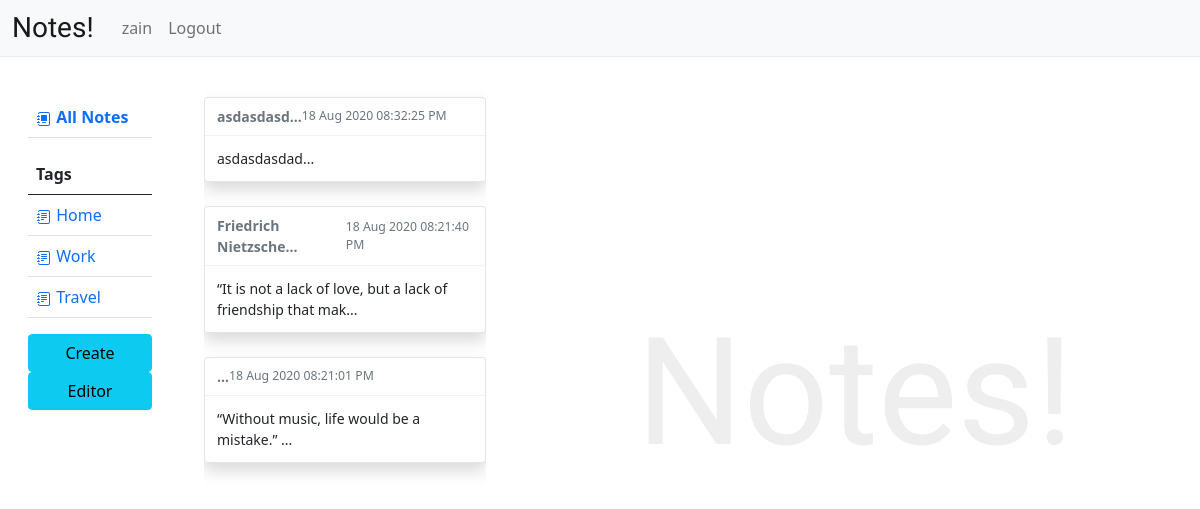
Page / (signed in) on the earlier database version.
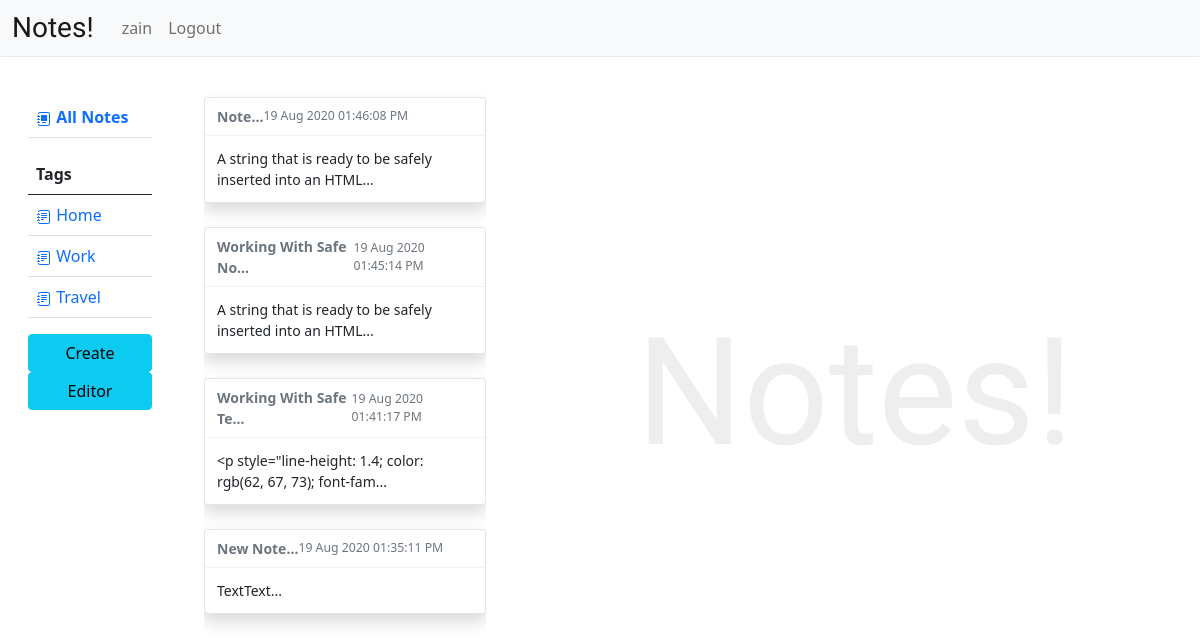
Same page on the later database version.
### models.py (models this page shows, shortened)
class Note(Base):
    __tablename__ = "notes"
    id = Column(Integer, primary_key=True)
    user_id = Column(Integer, ForeignKey("users.id"))
    title = Column(String(200))
    content = Column(String)
    tag = Column(String(40))
    timestamp = Column(TIMESTAMP)
    users = relationship("User", back_populates="notes")

### app.py (the view)
@app.route("/")
def index():
    if session.get("username"):
        notes = db.query(Note).filter_by(user_id=session["user_id"]).all()
        notes = reversed(list(notes))
        return render_template("dashboard.html", notes=notes, markup=Markup)
    return render_template("index.html")

### templates/dashboard.html (shortened to what this page needs)
{% extends 'layout.html' %}  {% block body %}
<main style="height: 100%;">
  <div class="dashboard">
    <div class="row">
      <div class="user-menu col-2">
        <table class="table table-hover">
          <thead>
            <tr>
              <th scope="col" class="active" id="allNotesBtn">
                <a href="">
                  All Notes</a>
              </th>
            </tr>
          </thead>
        </table>
        <table class="table table-hover">
          <thead>
            <tr>
              <th scope="col">Tags</th>
            </tr>
          </thead>
          <tbody>
            <tr>
              <td class="noteTags" id="tagHome">
                <a href="">
                  Home</a>
              </td>
            </tr>
            <tr>
              <td class="noteTags" id="tagWork">
                <a href="">
                  Work</a>
              </td>
            </tr>
            <tr>
              <td class="noteTags" id="tagTravel">
                <a href="">
                  Travel</a>
              </td>
            </tr>
          </tbody>
        </table>
        <div class="mt-auto">
          <div class="create-btn">
            <div class="btn btn-info" style="width: 100%;" id="createNote">
              Create
            </div>
          </div>
        </div>
        <div class="mt-auto">
          <div class="create-btn">
            <div class="btn btn-info" style="width: 100%;" id="createEditor">
              Editor
            </div>
          </div>
        </div>
      </div>
      <div class="user-notes col-3">
        <div id="notesList">
          {% for note in notes %}
          <div class="toast show mb-4" role="alert" aria-live="assertive" aria-atomic="true" data-autohide="false">
            <div class="toast-header">
              <strong class="mr-auto">{{note.title[:20] + "..." | safe}}</strong>
              <small class="text-muted">{{note.timestamp.strftime("%d %b %Y %I:%M:%S %p")}}</small>
            </div>
            <div class="toast-body">
              <div>
                {{markup(note.content[:60]).striptags() + "..."}}
              </div>
            </div>
          </div>
          {% endfor %}
        </div>
      </div>
      <div class="note col-7">
        <div class="m-5" id="noteDisplay">
          <div class="logo">
            <h1>Notes!</h1>
          </div>
        </div>
      </div>
    </div>
  </div>
</main>
{% endblock %}

### templates/layout.html (shortened to what this page needs)
<!DOCTYPE html>
<html lang="en">
  <head>
    <link
      rel="stylesheet"
      href="https://stackpath.bootstrapcdn.com/bootstrap/5.0.0-alpha1/css/bootstrap.min.css"
    />
    <link
      rel="stylesheet"
      href="{{ url_for('static', filename='css/style.css') }}"
    />
  </head>
  <body>
    <nav class="navbar navbar-expand-lg navbar-light bg-light">
      <div class="container-fluid">
        <a class="navbar-brand brand-name" href="/">
          Notes!
        </a>
        <div class="collapse navbar-collapse" id="navbarNav">
          <ul class="navbar-nav">
            {% if not session['username'] %}
            <li class="nav-item">
              <a class="nav-link active" aria-current="page" href="/">Home</a>
            </li>
            <li class="nav-item">
              <a class="nav-link" href="javascript:showForm('signInForm')"
                >Signin</a
              >
            </li>
            <li class="nav-item">
              <a class="nav-link" href="javascript:showForm('signUpForm')"
                >Signup</a
              >
            </li>
            {% else %}
            <li class="nav-item">
              <a class="nav-link">{{session['username']}}</a>
            </li>
            <li class="nav-item">
              <a class="nav-link" href="/logout">Logout</a>
            </li>
            {% endif %}
          </ul>
        </div>
      </div>
    </nav>
    <div class="progress" style="height: 1px;">
    </div>
    {% block body %}{% endblock %}
  </body>
</html>

### static/css/style.css (style rules this page uses)
.brand-name { font-family:"Satisfy",cursive }
nav .container-fluid .brand-name { line-height:1;margin:0 20px 0 0;padding:5 0 0 0;font-size:28px }
nav .container-fluid #navbarNav { width:auto }
.dashboard { height:calc(100vh - 56px);overflow:hidden }
.dashboard .row { height:100% }
.dashboard .row .user-menu { height:100%;padding:40px }
.dashboard .row .user-menu table a { text-decoration:none }
.dashboard .row .user-notes { height:100% }
.dashboard .row .user-notes #notesList { height:100%;padding:40px 0;overflow-y:scroll }
.dashboard .row .note #noteDisplay { height:100% }
.dashboard .row .note #noteDisplay .logo { height:100%;display:-webkit-box;display:-ms-flexbox;display:flex;-webkit-box-pack:center;-ms-flex-pack:center;justify-content:center;-webkit-box-align:center;-ms-flex-align:center;align-items:center;margin-top:-80px }
.dashboard .row .note #noteDisplay .logo h1 { font-family:"Satisfy",cursive;font-size:150px;color:#eee }

Differences in the rows shown:
removed Note: title "asdasdasd...", timestamp "18 Aug 2020 08:32:25 PM", content "asdasdasdad..."
removed Note: title "Friedrich Nietzsche...", timestamp "18 Aug 2020 08:21:40 PM", content "“It is not a lack of love, but a lack of friendship that mak..."
added Note: title "Note...", timestamp "19 Aug 2020 01:46:08 PM", content "A string that is ready to be safely inserted into an HTML..."
added Note: title "Working With Safe No...", timestamp "19 Aug 2020 01:45:14 PM", content "A string that is ready to be safely inserted into an HTML..."
added Note: title "Working With Safe Te...", timestamp "19 Aug 2020 01:41:17 PM", content "<p style=\"line-height: 1.4; color: rgb(62, 67, 73); font-fam..."
changed Note: title "..." → "New Note..."; timestamp "18 Aug 2020 08:21:01 PM" → "19 Aug 2020 01:35:11 PM"; content "“Without music, life would be a mistake.” ..." → "TextText..."
